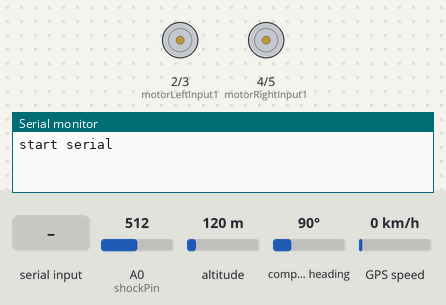
This sketch was run on a simulated Arduino Mega 2560, built with avr-gcc and run on an emulated ATmega2560. On the bench: motor-driver pin pairs drawn as motors (green arrow = first pin HIGH = forward, orange = second pin HIGH = backward, longer = more drive, scaled by the enable pin), the last lines printed to the serial monitor. The inputs (shaded band) are chosen by the test bench; at power-on: A0 (shockPin) = 512, altitude 120 m, compass heading 90°, GPS speed 0 km/h. The GPS gets a fix after 3 s at 37.7749, -122.4194 with 8 satellites.

Above: at 1.2 s.
1.3 s: "F" received over Serial
At 2.5 s:
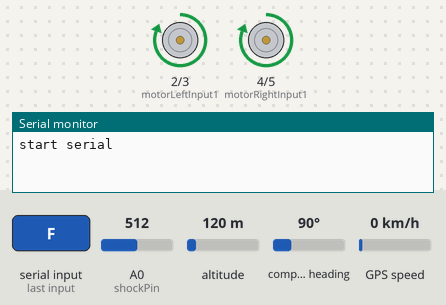
2.8 s: "L" received over Serial
At 3.7 s:
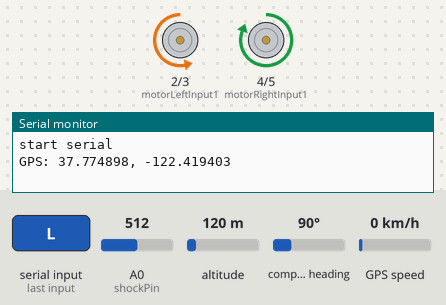
4.3 s: "R" received over Serial
At 4.8 s:
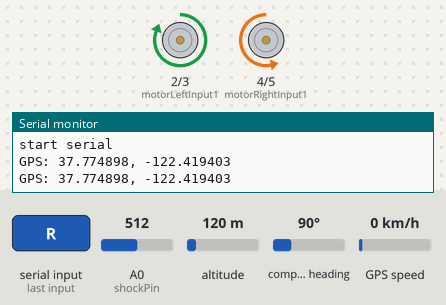
5.8 s: "B" received over Serial
At 7.0 s:
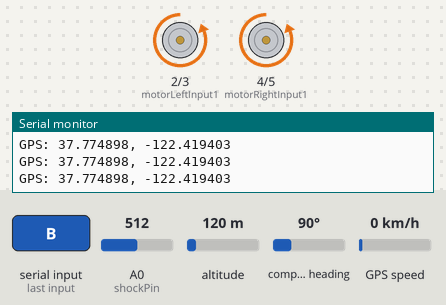
7.3 s: A0 (shockPin) set to 531
9.2 s: "F" received over Serial
At 9.9 s:
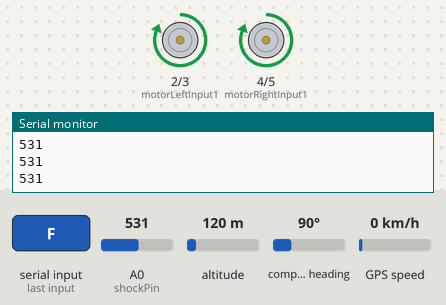
Timing chart, 0 to 11.7 s (numbered marks = the images above; inputs shaded):
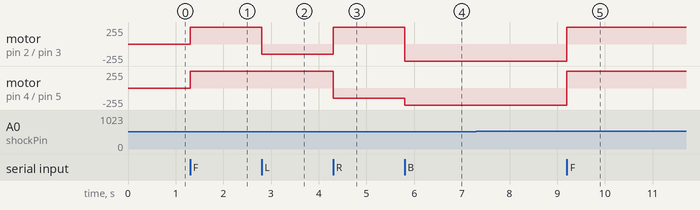

Measured:
- after the input at 1.3 s, motor on pin 2 (motorLeftInput1) / pin 3 (motorLeftInput2), motor on pin 4 (motorRightInput1) / pin 5 (motorRightInput2): stopped → forward 255/255 at once
- after the input at 2.8 s, motor on pin 2 (motorLeftInput1) / pin 3 (motorLeftInput2): forward 255/255 → backward 150/255 at once
- after the input at 4.3 s, motor on pin 2 (motorLeftInput1) / pin 3 (motorLeftInput2): backward 150/255 → forward 255/255 at once; motor on pin 4 (motorRightInput1) / pin 5 (motorRightInput2): forward 255/255 → backward 150/255 at once
- after the input at 5.8 s, motor on pin 2 (motorLeftInput1) / pin 3 (motorLeftInput2): forward 255/255 → backward 255/255 at once; motor on pin 4 (motorRightInput1) / pin 5 (motorRightInput2): backward 150/255 → backward 255/255 at once
- after the input at 9.2 s, motor on pin 2 (motorLeftInput1) / pin 3 (motorLeftInput2), motor on pin 4 (motorRightInput1) / pin 5 (motorRightInput2): backward 255/255 → forward 255/255 at once

The sketch:

AutoCar.2.ino
```cpp
#include <TinyGPS++.h>

// 모터 드라이버 핀 설정
const int motorLeftInput1 = 2;
const int motorLeftInput2 = 3;
const int motorRightInput1 = 4;
const int motorRightInput2 = 5;
const int motorLeftEnable = 6;
const int motorRightEnable = 7;
const int shockPin = A0;  // 충격 감지 핀
const int shockThreshold = 512;  // 충격 감지 임계값

// GPS 모듈 설정
TinyGPSPlus gps;

void setup() {
    Serial.begin(9600);  // 라즈베리파이와 UART 통신
    Serial1.begin(9600); // GPS 모듈
    pinMode(motorLeftInput1, OUTPUT);
    pinMode(motorLeftInput2, OUTPUT);
    pinMode(motorRightInput1, OUTPUT);
    pinMode(motorRightInput2, OUTPUT);
    pinMode(motorLeftEnable, OUTPUT);
    pinMode(motorRightEnable, OUTPUT);
    pinMode(shockPin, INPUT);

    Serial.println("start serial");
}

void loop() {
    // 라즈베리파이에서 명령 수신
    if (Serial.available() > 0) {
        char command = Serial.read();  // 라즈베리파이에서 명령 수신

        switch (command) {
            case 'F': moveForward(); break;
            case 'L': turnLeft(); break;
            case 'R': turnRight(); break;
            case 'B': moveBackward(); break;
            case 'S': stopMotors(); break;
        }
    }

    // 충격 감지
    int shockValue = analogRead(shockPin);  // 충격 감지 값
    bool shockDetected = shockValue > shockThreshold;
    if (shockDetected) {
        // 충격이 감지되었을 때만 출력
        Serial.println(shockValue);  // 숫자 값만 출력 (시리얼 플로터에서 그래프 표시 가능)
    }

    // GPS 데이터 업데이트 및 시리얼 전송
    while (Serial1.available() > 0) {
        gps.encode(Serial1.read());
    }

    if (gps.location.isUpdated()) {
        float latitude = gps.location.lat();
        float longitude = gps.location.lng();

        // GPS 좌표를 라즈베리파이로 전송
        Serial.print("GPS: ");
        Serial.print(latitude, 6);  // 위도
        Serial.print(", ");
        Serial.println(longitude, 6);  // 경도
    }
}

void moveForward() {
    analogWrite(motorLeftEnable, 255);
    analogWrite(motorRightEnable, 255);
    digitalWrite(motorLeftInput1, HIGH);
    digitalWrite(motorLeftInput2, LOW);
    digitalWrite(motorRightInput1, HIGH);
    digitalWrite(motorRightInput2, LOW);
}

void moveBackward() {
    analogWrite(motorLeftEnable, 255);
    analogWrite(motorRightEnable, 255);
    digitalWrite(motorLeftInput1, LOW);
    digitalWrite(motorLeftInput2, HIGH);
    digitalWrite(motorRightInput1, LOW);
    digitalWrite(motorRightInput2, HIGH);
}

void turnLeft() {
    analogWrite(motorLeftEnable, 150);
    analogWrite(motorRightEnable, 255);
    digitalWrite(motorLeftInput1, LOW);
    digitalWrite(motorLeftInput2, HIGH);
    digitalWrite(motorRightInput1, HIGH);
    digitalWrite(motorRightInput2, LOW);
}

void turnRight() {
    analogWrite(motorLeftEnable, 255);
    analogWrite(motorRightEnable, 150);
    digitalWrite(motorLeftInput1, HIGH);
    digitalWrite(motorLeftInput2, LOW);
    digitalWrite(motorRightInput1, LOW);
    digitalWrite(motorRightInput2, HIGH);
}

void stopMotors() {
    analogWrite(motorLeftEnable, 0);
    analogWrite(motorRightEnable, 0);
    digitalWrite(motorLeftInput1, LOW);
    digitalWrite(motorLeftInput2, LOW);
    digitalWrite(motorRightInput1, LOW);
    digitalWrite(motorRightInput2, LOW);
}
```
